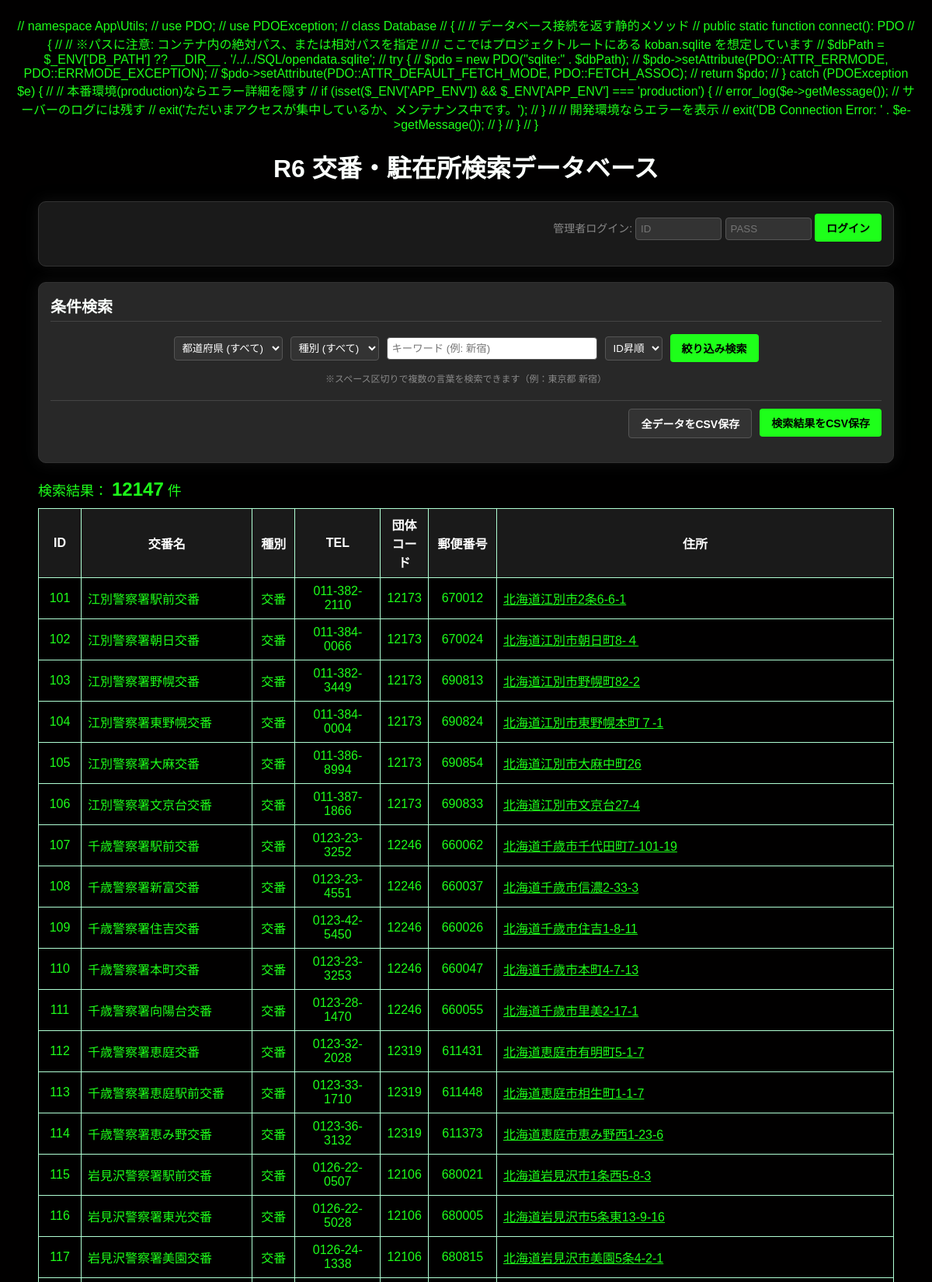
The app's page /?&page=2 (upper part) with its own data.
### tables this page shows
CREATE TABLE koban(
id integer primary key,
pref varchar(10),
pref_police varchar(50),
koban_name varchar(50),
koban_name_kana varchar(50),
type varchar(10),
koban_name_append varchar(50),
koban_fullname varchar(50),
phone_number varchar(20),
postal_code integer,
addr1 varchar(50),
addr2 varchar(50),
group_code integer,
addr3 varchar(50),
addr4 varchar(50));

### src/Controllers/KobanController.php (called while the page is built, shortened)
<?php
class KobanController
{
    public function index()
    {
        $kobanModel = new Koban();
        $message = $_SESSION['message'] ?? '';
        $limit = 100;
        $page = max(1, (int)($_GET['page'] ?? 1));
        $offset = ($page - 1) * $limit;
        $data = $kobanModel->search($_GET, $limit, $offset, $_GET['sort'] ?? 'id_asc');
        $total_count = $kobanModel->count($_GET);
        $total_pages = ceil($total_count / $limit);
        return View::render('home', [
            'all_data'    => $data,
            'total_count' => $total_count,
            'page'        => $page,
            'total_pages' => $total_pages,
            'message'     => $message ?? '',
            'pref_list'   => ["北海道", "青森県", "岩手県", "宮城県", "秋田県", "山形県", "福島県", "茨城県", "栃木県", "群馬県", "埼玉県", "千葉県", "東京都", "神奈川県", "新潟県", "富山県", "石川県", "福井県", "山梨県", "長野県", "岐阜県", "静岡県", "愛知県", "三重県", "滋賀県", "京都府", "大阪府", "兵庫県", "奈良県", "和歌山県", "鳥取県", "島根県", "岡山県", "広島県", "山口県", "徳島県", "香川県", "愛媛県", "高知県", "福岡県", "佐賀県", "長崎県", "熊本県", "大分県", "宮崎県", "鹿児島県", "沖縄県"]
        ]);
    }
}

### src/Utils/functions.php (called while the page is built, shortened)
<?php
function h($str)
{
    return htmlspecialchars($str ?? '', ENT_QUOTES, 'UTF-8');
}
function buildSearchQuery($getParams)
{
    $where_clauses = [];
    $params = [];
    $log_parts = [];
    $keyword = $getParams['keyword'] ?? '';
    $type = $getParams['search_type'] ?? '';
    $pref = $getParams['search_pref'] ?? '';
    $where_sql = !empty($where_clauses) ? "WHERE " . implode(' AND ', $where_clauses) : "";
    return [
        'sql' => $where_sql,
        'params' => $params,
        'log_detail' => empty($log_parts) ? "全データ" : implode(' ', $log_parts)
    ];
}

### src/Models/Koban.php (called while the page is built, shortened)
<?php
class Koban
{
    public function search($params, $limit, $offset, $sort)
    {
        $db = Database::connect();
        $searchData = buildSearchQuery($params);
        $sql = "SELECT * FROM koban " . $searchData['sql'];
        $sort_sql = match ($sort) {
            'id_desc' => "ORDER BY id DESC",
            'name_asc' => "ORDER BY koban_fullname ASC",
            default => "ORDER BY id ASC"
        };
        $sql .= " $sort_sql LIMIT $limit OFFSET $offset";
        $stmt = $db->prepare($sql);
        $stmt->execute($searchData['params']);
        return $stmt->fetchAll(PDO::FETCH_ASSOC);
    }
    public function count($params)
    {
        $db = Database::connect();
        $searchData = buildSearchQuery($params);
        $stmt = $db->prepare("SELECT COUNT(*) FROM koban " . $searchData['sql']);
        $stmt->execute($searchData['params']);
        return $stmt->fetchColumn();
    }
}

### views/home.php (the view, shortened to what this page needs)
<?php
require __DIR__ . '/layouts/header.php';
?>
<div class="container">
    <div class="box">
        <?php if (!isset($_SESSION['logged_in'])): ?>
            <form method="post" action="/auth/login" style="text-align: right;">
                <span style="color: #888; font-size: 14px;">管理者ログイン: </span>
                <input type="text" name="login_id" placeholder="ID" size="10">
                <input type="password" name="login_pass" placeholder="PASS" size="10">
                <input type="submit" value="ログイン" class="btn-primary">
            </form>
        <?php endif; ?>
    </div>
    <div class="box" style="background-color: #282828;">
        <h2 style="margin-top: 0; border-bottom: 1px solid #444; padding-bottom: 5px; font-size: 20px;">条件検索</h2>
        <form action="" method="get">
            <div class="flex-row" style="justify-content: center;">
                <select name="search_pref">
                    <option value="">都道府県 (すべて)</option>
                </select>
                <select name="search_type">
                    <option value="">種別 (すべて)</option>
                </select>
                <input type="text" name="keyword" placeholder="キーワード (例: 新宿)" value="<?php echo h($_GET['keyword'] ?? ''); ?>" style="background: #fff; color: #000;" size="30">
                <select name="sort">
                    <option value="id_asc">ID昇順</option>
                </select>
                <input type="submit" value="絞り込み検索" class="btn-primary">
            </div>
            <p style="font-size: 12px; color: #888; text-align: center; margin-bottom: 0;">※スペース区切りで複数の言葉を検索できます（例：東京都 新宿）</p>
        </form>
        <div style="margin-top: 20px; text-align: right; border-top: 1px solid #444; padding-top: 10px; display: flex; justify-content: flex-end; gap: 10px;">
            <form action="/koban/export" method="get">
                <button type="submit" class="btn-secondary">全データをCSV保存</button>
            </form>
            <form action="/koban/export" method="get">
                <button type="submit" class="btn-primary" style="color: #000;">検索結果をCSV保存</button>
            </form>
        </div>
    </div>
    <div style="text-align: left; margin-bottom: 5px; font-size: 18px;">
        <?php if ($total_count > 0): ?>
            検索結果： <span style="font-weight: bold; font-size: 24px; color: #1eff1a;"><?php echo $total_count; ?></span> 件
        <?php else: ?>
            <span style="color: #ff4444;">条件に一致するデータは見つかりませんでした。</span>
        <?php endif; ?>
    </div>
    <table>
        <tr style="background-color: #4a4a4a;">
            <th width="5%">ID</th>
            <th width="20%">交番名</th>
            <th width="5%">種別</th>
            <th width="10%">TEL</th>
            <th width="5%">団体コード</th>
            <th width="8%">郵便番号</th>
            <th>住所</th>
        </tr>
        <?php foreach ($all_data as $row): ?>
            <tr>
                <td style="text-align: center;"><?php echo h($row['id']); ?></td>
                <td><?php echo h($row['koban_fullname']); ?></td>
                <td style="text-align: center;"><?php echo h($row['type']); ?></td>
                <td style="text-align: center;"><?php echo h($row['phone_number']); ?></td>
                <td style="text-align: center;"><?php echo h($row['group_code']); ?></td>
                <td style="text-align: center;"><?php echo h($row['postal_code']); ?></td>
                <td>
                    <a href="https://www.google.com/maps/search/?api=1&query=<?php echo urlencode($row['pref'] . $row['addr3']); ?>"
                        target="_blank"
                        style="color: #1eff1a; text-decoration: underline;"
                        title="Googleマップで見る">
                        <?php echo h($row['pref'] . $row['addr3']); ?>
                    </a>
                </td>
            </tr>
        <?php endforeach; ?>
    </table>
</div>
</body>
</html>

### public/css/style.css (style rules this page uses)
body { background-color: #010000; color: #1eff1a; font-family: sans-serif; text-align: center; margin: 0; padding: 20px; display: flex; flex-direction: column; align-items: center; }
h1, h2, h3 { color: #fbfffc; }
.container { width: 95%; max-width: 1400px; margin: 0 auto; }
.box { background-color: #1a1a1a; padding: 15px; margin-bottom: 20px; border-radius: 10px; border: 1px solid #333; box-shadow: 0px 0px 20px rgba(40, 40, 40, 0.4); text-align: left; }
input[type=text], input[type=password], input[type=tel], input[type=date], select { background: #333; color: #fff; border: 1px solid #555; padding: 6px; border-radius: 4px; }
input[type=submit], button, .btn { cursor: pointer; font-weight: bold; border: none; padding: 8px 15px; border-radius: 4px; text-decoration: none; display: inline-block; font-size: 14px; }
.btn-primary { background-color: #1eff1a; color: #000; }
.btn-secondary { background-color: #333; color: #fff; border: 1px solid #555; }
a { color: #888; text-decoration: none; }
table { width: 100%; border-collapse: collapse; border: 1px solid #b0ffd4; margin-top: 10px; }
th { background-color: #1a1a1aff; color: #fff; padding: 8px; border: 1px solid #b0ffd4; text-align: center; }
td { border: 1px solid #b0ffd4; padding: 8px; color: #1eff1a; background-color: #010000; }
.flex-row { display: flex; gap: 10px; align-items: center; flex-wrap: wrap; }

### records on screen
koban: id "101", koban_fullname "江別警察署駅前交番", type "交番", phone_number "011-382-2110", group_code "12173", postal_code "670012", pref+addr3 "北海道江別市2条6-6-1"
koban: id "102", koban_fullname "江別警察署朝日交番", type "交番", phone_number "011-384-0066", group_code "12173", postal_code "670024", pref+addr3 "北海道江別市朝日町8-４"
koban: id "103", koban_fullname "江別警察署野幌交番", type "交番", phone_number "011-382-3449", group_code "12173", postal_code "690813", pref+addr3 "北海道江別市野幌町82-2"
koban: id "104", koban_fullname "江別警察署東野幌交番", type "交番", phone_number "011-384-0004", group_code "12173", postal_code "690824", pref+addr3 "北海道江別市東野幌本町７-1"
koban: id "105", koban_fullname "江別警察署大麻交番", type "交番", phone_number "011-386-8994", group_code "12173", postal_code "690854", pref+addr3 "北海道江別市大麻中町26"
koban: id "106", koban_fullname "江別警察署文京台交番", type "交番", phone_number "011-387-1866", group_code "12173", postal_code "690833", pref+addr3 "北海道江別市文京台27-4"
koban: id "107", koban_fullname "千歳警察署駅前交番", type "交番", phone_number "0123-23-3252", group_code "12246", postal_code "660062", pref+addr3 "北海道千歳市千代田町7-101-19"
koban: id "108", koban_fullname "千歳警察署新富交番", type "交番", phone_number "0123-23-4551", group_code "12246", postal_code "660037", pref+addr3 "北海道千歳市信濃2-33-3"
koban: id "109", koban_fullname "千歳警察署住吉交番", type "交番", phone_number "0123-42-5450", group_code "12246", postal_code "660026", pref+addr3 "北海道千歳市住吉1-8-11"
koban: id "110", koban_fullname "千歳警察署本町交番", type "交番", phone_number "0123-23-3253", group_code "12246", postal_code "660047", pref+addr3 "北海道千歳市本町4-7-13"
koban: id "111", koban_fullname "千歳警察署向陽台交番", type "交番", phone_number "0123-28-1470", group_code "12246", postal_code "660055", pref+addr3 "北海道千歳市里美2-17-1"
koban: id "112", koban_fullname "千歳警察署恵庭交番", type "交番", phone_number "0123-32-2028", group_code "12319", postal_code "611431", pref+addr3 "北海道恵庭市有明町5-1-7"
koban: id "113", koban_fullname "千歳警察署恵庭駅前交番", type "交番", phone_number "0123-33-1710", group_code "12319", postal_code "611448", pref+addr3 "北海道恵庭市相生町1-1-7"
koban: id "114", koban_fullname "千歳警察署恵み野交番", type "交番", phone_number "0123-36-3132", group_code "12319", postal_code "611373", pref+addr3 "北海道恵庭市恵み野西1-23-6"
koban: id "115", koban_fullname "岩見沢警察署駅前交番", type "交番", phone_number "0126-22-0507", group_code "12106", postal_code "680021", pref+addr3 "北海道岩見沢市1条西5-8-3"
koban: id "116", koban_fullname "岩見沢警察署東光交番", type "交番", phone_number "0126-22-5028", group_code "12106", postal_code "680005", pref+addr3 "北海道岩見沢市5条東13-9-16"
koban: id "117", koban_fullname "岩見沢警察署美園交番", type "交番", phone_number "0126-24-1338", group_code "12106", postal_code "680815", pref+addr3 "北海道岩見沢市美園5条4-2-1"

### other values on screen
$page_title "R6 交番・駐在所検索データベース"
$total_count "12147"
